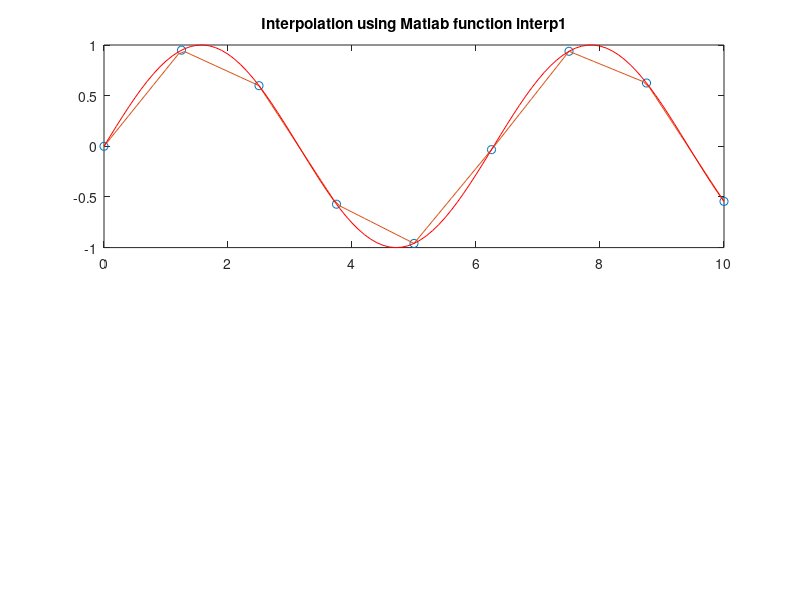

The MATLAB source for this figure: (Note: this script raises an error after producing the figure.)
%**************************************************************************
% 1D Interpolation
%**************************************************************************
x = 0:1.25:10; 
y = sin(x); 
xi = 0:.1:10; 
%Matlab
yi = interp1(x,y,xi); 
subplot(2,1,1); plot(x,y,'o',xi,yi, xi, sin(xi),'r'); title('Interpolation using Matlab function interp1');
%RBF
%op=rbfcreate(x, y,'RBFFunction', 'thinplate'); rbfcheck(op);
%op=rbfcreate(x, y,'RBFFunction', 'linear'); rbfcheck(op);
%op=rbfcreate(x, y,'RBFFunction', 'cubic'); rbfcheck(op);
%op=rbfcreate(x, y,'RBFFunction', 'gaussian'); rbfcheck(op);
op=rbfcreate(x, y,'RBFFunction', 'multiquadric', 'RBFConstant', 2); rbfcheck(op);
op=rbfcreate(x, y); rbfcheck(op);
%op=rbfcreate(x, y,'RBFFunction', 'gaussian');
%op=rbfcreate(x, y);
fi = rbfinterp(xi, op);
subplot(2,1,2); plot(x, y,'o', xi, fi,xi, sin(xi),'r'); title('RBF interpolation');
yi=rbfinterp_ez(x,y,xi);
plot(x, y,'o', xi, fi,xi, sin(xi),'r'); title('RBF interpolation');
clear all; figure;
%**************************************************************************
% 2D Interpolation
%**************************************************************************
%Matlab standard interpolation using griddata 
rand('seed',0)
x = rand(50,1)*4-2; y = rand(50,1)*4-2;
z = x.*exp(-x.^2-y.^2);
ti = -2:.05:2; 
[XI,YI] = meshgrid(ti,ti);
ZI = griddata(x,y,z,XI,YI,'cubic');
subplot(2,2,1); mesh(XI,YI,ZI), hold, axis([-2 2 -2 2 -0.5 0.5]); 
plot3(x,y,z,'.r'), hold off; title('Interpolation using Matlab function griddata(method=cubic)');
subplot(2,2,3); pcolor(abs(ZI - XI.*exp(-XI.^2-YI.^2))); colorbar; title('griddata(method=cubic) interpolation error');
%RBF interpolation
%op=rbfcreate([X(:)'; Y(:)'], Z(:)','RBFFunction', 'thinplate'); rbfcheck(op);
%op=rbfcreate([X(:)'; Y(:)'], Z(:)','RBFFunction', 'linear'); rbfcheck(op);
%op=rbfcreate([X(:)'; Y(:)'], Z(:)','RBFFunction', 'cubic'); rbfcheck(op);
%op=rbfcreate([X(:)'; Y(:)'], Z(:)','RBFFunction', 'gaussian'); rbfcheck(op);
op=rbfcreate([x'; y'], z','RBFFunction', 'multiquadric', 'RBFConstant', 2);
rbfcheck(op);
%op=rbfcreate(x, y,'RBFFunction', 'gaussian');
%op=rbfcreate(x, y);
ZI = rbfinterp([XI(:)'; YI(:)'], op);
ZI = reshape(ZI, size(XI));
subplot(2,2,2); mesh(XI,YI,ZI), hold
plot3(x,y,z,'.r'), hold off; title('RBF interpolation'); axis([-2 2 -2 2 -0.5 0.5]);
subplot(2,2,4); pcolor(abs(ZI - XI.*exp(-XI.^2-YI.^2))); colorbar; title('RBF interpolation error');
clear all;
%**************************************************************************
% 1D smooth interpolation 
%**************************************************************************
x = 0:1.25:10; 
y = sin(x)+rand(size(x))-0.5; 
xi = 0:.1:10; 
%Matlab
yi = interp1(x,y,xi); 
subplot(2,1,1); plot(x,y,'o',xi,yi, xi, sin(xi),'r'); title('Interpolation using Matlab function interp1');
%RBF
op=rbfcreate(x, y,'RBFFunction', 'multiquadric', 'RBFConstant', 2, 'RBFSmooth', 0.1); rbfcheck(op);
fi = rbfinterp(xi, op);
subplot(2,1,2); plot(x, y,'o', xi, fi,xi, sin(xi),'r'); title('RBF interpolation');
clear all;
%**************************************************************************
% 1D  interpolation of random data
%**************************************************************************
N = 30;
smooth = 1e-2;
x = rand(1, N); 
y = rand(1, N); 
xi = [x rand(1, 10*N)]; 
%RBF
%op=rbfcreate(x, y,'RBFFunction', 'multiquadric', 'RBFConstant', 2, 'RBFSmooth', 1e-6); rbfcheck(op);
op=rbfcreate(x, y,'RBFFunction', 'cubic', 'RBFSmooth', smooth); 
yi = rbfinterp(xi, op);
[xi,index] = sort(xi);
subplot(2,2,1); plot(x, y,'.r', xi, yi(index)); title('RBF cubic interpolation'); 
op=rbfcreate(x, y,'RBFFunction', 'linear', 'RBFSmooth', smooth); 
yi = rbfinterp(xi, op);
[xi,index] = sort(xi);
subplot(2,2,2); plot(x, y,'.r', xi, yi(index)); title('RBF linear interpolation');
op=rbfcreate(x, y,'RBFFunction', 'multiquadric', 'RBFSmooth', smooth); 
yi = rbfinterp(xi, op);
[xi,index] = sort(xi);
subplot(2,2,3); plot(x, y,'.r', xi, yi(index)); title('RBF multiquadric interpolation');
op=rbfcreate(x, y,'RBFFunction', 'gaussian', 'RBFSmooth', smooth); 
yi = rbfinterp(xi, op);
[xi,index] = sort(xi);
subplot(2,2,4); plot(x, y,'.r', xi, yi(index)); title('RBF gaussian interpolation');